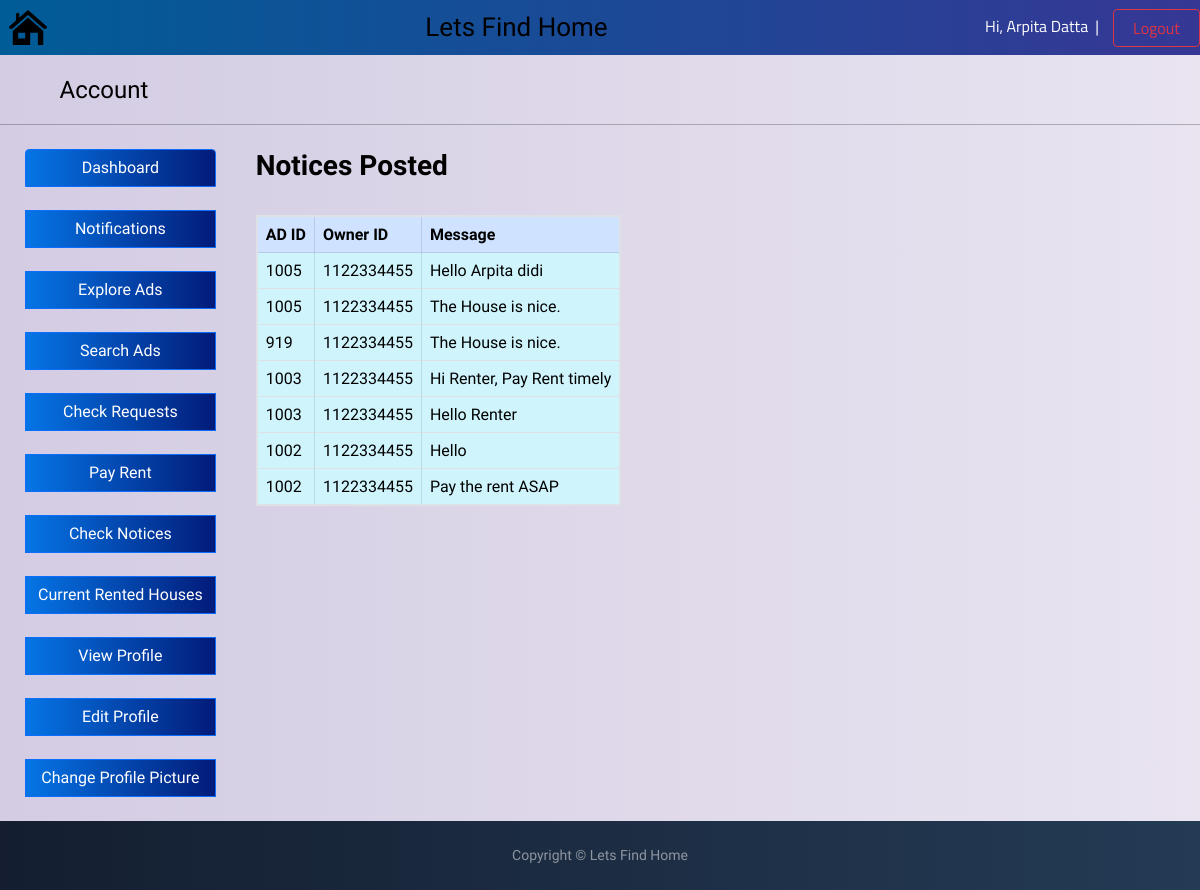
/Renter/view/check_notices.php (signed in), run on the app's committed database.
### tables this page shows
CREATE TABLE `renters` (
  `name` varchar(40) NOT NULL,
  `email` varchar(40) NOT NULL,
  `nid` varchar(40) NOT NULL,
  `password` varchar(30) NOT NULL,
  `gender` varchar(10) NOT NULL,
  `dob` varchar(30) NOT NULL,
  `Image` varchar(100) NOT NULL
);

CREATE TABLE `notices` (
  `Owner_ID` varchar(15) NOT NULL,
  `R_ID` varchar(15) NOT NULL,
  `AD_ID` varchar(5) NOT NULL,
  `Notice` varchar(100) NOT NULL
);

### Renter/model/Model.php (called while the page is built, shortened)
<?php
function getUserInfo($data)
{
    $conn = db_conn();
    $selectQuery = "SELECT * FROM `renters` where nid = ?";
    try {
        $stmt = $conn->prepare($selectQuery);
        $stmt->execute([$data["NID"]]);
    } catch (PDOException $e) {
        echo $e->getMessage();
    }
    $row = $stmt->fetch(PDO::FETCH_ASSOC);
    if (!empty($row)) {
        return $row;
    }
}
function fetchNotices($data)
{
    $id = $data['NID'];
    $conn = db_conn();
    $selectQuery = "SELECT * FROM `notices` WHERE R_ID LIKE '%$id%'";
    try {
        $stmt = $conn->query($selectQuery);
    } catch (PDOException $e) {
        echo $e->getMessage();
    }
    $rows = $stmt->fetchAll(PDO::FETCH_ASSOC);
    return $rows;
}

### Renter/controller/getuserData.php (called while the page is built, shortened)
<?php
include '../model/Model.php';
class getDataFromFile{
    function checkFromFiles($data){
        return getUserInfo($data);
    }
}
?>

### Renter/controller/notice_info.php (called while the page is built, shortened)
<?php
require_once '../model/Model.php';
class getNotices{
    function getTheNotices($data){
        return fetchNotices($data);
    }
}
?>

### Renter/view/check_notices.php (the view, shortened to what this page needs)
<?php
if (isset($_SESSION["NID"])) {
    $NID = $_SESSION["NID"];
    $data = array(
        'NID' => $NID
    );
    require_once '../controller/getuserData.php';
    require_once '../controller/notice_info.php';
    $manage_notices = new getNotices($data);
    $notices = $manage_notices->getTheNotices($data);
}
?>
<?php
include '../header.php';
?>
<!DOCTYPE html>
<html>
<head>
    <link href="https://cdn.jsdelivr.net/npm/bootstrap@5.1.3/dist/css/bootstrap.min.css" rel="stylesheet">
    <link rel="stylesheet" href="../css/dashboard_styles.css">
</head>
<body class="bd">
    <br><br><br>
    <legend>&nbsp; &nbsp; &nbsp; &nbsp;&nbsp; &nbsp;Account
        <hr>
    </legend>
    <div style="display: flex;">
        <div>
            <?php
            include "menu.php";
            ?>
        </div>
        <div style="display: inline-block; padding-left: 40px;">
        <h3><b>Notices Posted</b></h3><br>
            <table class="table table-bordered">
                <tr class="table-primary">
                    <th class="table-primary">AD ID</th>
                    <th class="table-primary">Owner ID</th>
                    <th class="table-primary">Message</th>
                </tr>
                <?php
                foreach ($notices as $row) {
                    echo '<tr><td class="table-info">' . $row["AD_ID"] . '</td>
                          <td class="table-info">' . $row["Owner_ID"] . '</td>
                         <td class="table-info">' . $row["Notice"] . '</td></tr>';
                }
                ?>
            </table>
        </div>
    </div>
    <?php
    include "footer.php";
    ?>
</body>
</html>

### Renter/header.php (shortened to what this page needs)
<?php
$Name = $Email = $Gender = $Password = $Image = "";
if (isset($_SESSION["NID"])) {
    $NID = $_SESSION["NID"];
    $data = array(
        'NID' => $NID
    );
    require_once '../controller/getUserData.php';
    $renterdashboard = new getDataFromFile($data);
    $renter=$renterdashboard->checkFromFiles($data);
    $Name=$renter['name'];
}
?>
<!DOCTYPE html>
<html>
    <head>
    <link href="https://cdn.jsdelivr.net/npm/bootstrap@5.1.3/dist/css/bootstrap.min.css" rel="stylesheet">
</head>
    <body>
      <nav class="navbar fixed-top navbar-dark bg-primary" style="background: linear-gradient(to right, #005c97, #363795);">
          <div>&nbsp;&nbsp;<img class="rounded float-end" src="../images/logo2.png" width="40px" height="35px"></div>
          <div style="font-family: 'Faster One', cursive;font-size:26px;">Lets Find Home</div>
          <div style="font-family: 'Titillium Web', sans-serif; color:white"><?php echo "Hi, ". $Name;?>&nbsp;&nbsp;|&nbsp;&nbsp;&nbsp;
          <a href="logout.php" style="padding-right:5px" class="btn btn-outline-danger"><span>&nbsp;&nbsp;Logout&nbsp;&nbsp;&nbsp;&nbsp;</span></a></div>
      </nav>
    </body>
</html>

### Renter/css/dashboard_styles.css (style rules this page uses)
.bd { font-family: 'Aleo', serif; background: linear-gradient(to right, #d3cce3, #e9e4f0); background-size: cover; background-position: center; height: 100vh; color: #000; }
hr { color: blue; }
table { border: 2px solid blue; }

### Renter/css/footer_styles.css (style rules this page uses)
html, body { height: 100%; }
body { background: #007bff; background: linear-gradient(to right, #0062E6, #33AEFF); }

### data on the page
renters: name "Arpita Datta"
notices: AD_ID "1005", Owner_ID "1122334455", Notice "Hello Arpita didi"
notices: AD_ID "1005", Owner_ID "1122334455", Notice "The House is nice."
notices: AD_ID "919", Owner_ID "1122334455", Notice "The House is nice."
notices: AD_ID "1003", Owner_ID "1122334455", Notice "Hi Renter, Pay Rent timely"
notices: AD_ID "1003", Owner_ID "1122334455", Notice "Hello Renter"
notices: AD_ID "1002", Owner_ID "1122334455", Notice "Hello"
notices: AD_ID "1002", Owner_ID "1122334455", Notice "Pay the rent ASAP"
